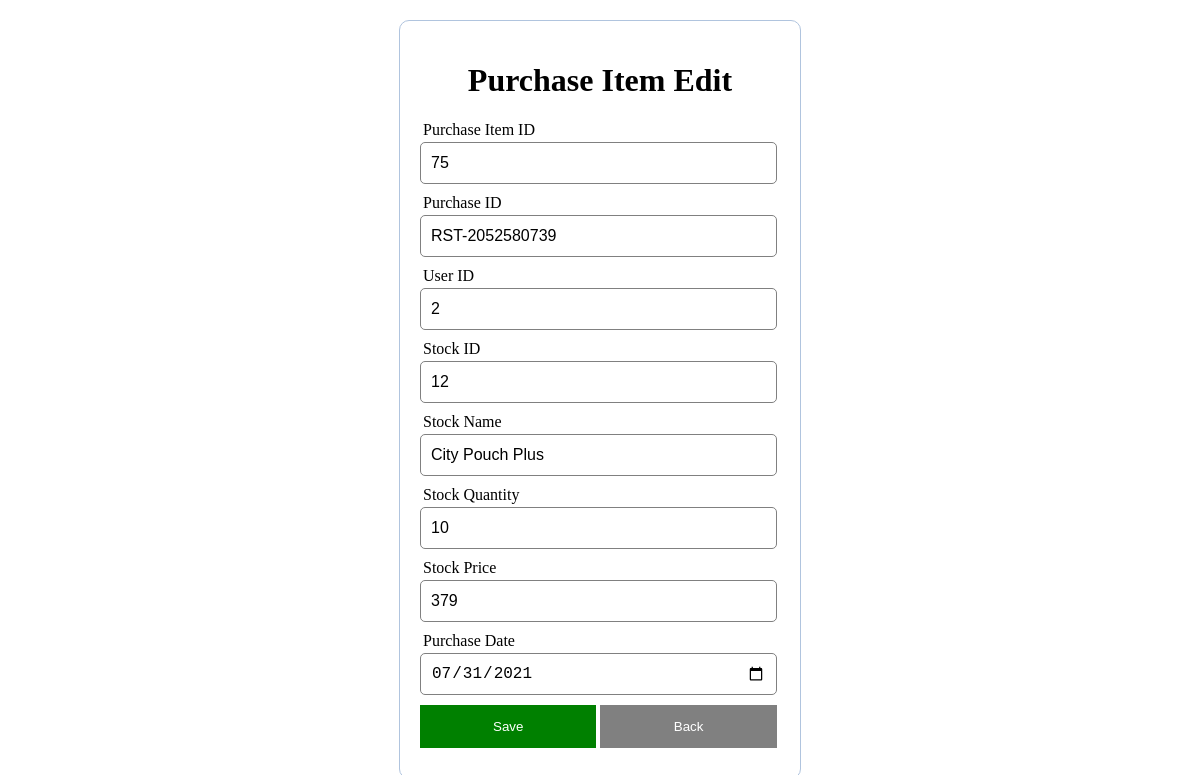
Page /adminEdit.php?purchase_item_id=75 on the committed database.
### tables this page shows
CREATE TABLE `purchase_item` (
  `purchase_item_id` int(11) NOT NULL,
  `purchase_id` varchar(100) NOT NULL,
  `id` int(11) NOT NULL,
  `stock_id` int(11) NOT NULL,
  `stock_img` varchar(200) NOT NULL,
  `stock_name` varchar(100) NOT NULL,
  `stock_quantity` int(11) NOT NULL,
  `stock_price` varchar(100) NOT NULL,
  `purchase_date` date NOT NULL
);

### adminEdit.php (the view, shortened to what this page needs)
<?php include('server.php');
  $purchase_item_id=$_GET['purchase_item_id'];
  $query=mysqli_query($db,"SELECT * FROM `purchase_item` WHERE purchase_item_id='$purchase_item_id'");
  $row=mysqli_fetch_array($query);
 ?>
<!DOCTYPE html>
<html>
<head>
	<link rel="stylesheet" type="text/css" href="asset/css/style.css?<?php echo date('l jS \of F Y h:i:s A'); ?>">
</head>
<body>
  <form class="form1" method="POST" enctype="multipart/form-data" action="editStock.php?purchase_item_id=<?php echo $purchase_item_id; ?>">
    <div class="imgcontainer">
      <h1>Purchase Item Edit</h1>
    </div>
      <div class="input-group">
      <label>Purchase Item ID</label>
      <input type="text" name="purchase_item_id" value="<?php echo $row['purchase_item_id']; ?> "readonly>
    </div>
      <div class="input-group">
      <label>Purchase ID</label>
      <input type="text" name="purchase_id" value="<?php echo $row['purchase_id']; ?>">
    <div class="input-group">
      <label>User ID</label>
      <input type="text" name="id" value="<?php echo $row['id']; ?>">
    </div>
    <div class="input-group">
      <label>Stock ID</label>
      <input type="text" name="stock_id" value="<?php echo $row['stock_id']; ?>">
    </div>
      <div class="input-group">
      <label>Stock Name</label>
      <input type="text" name="stock_name" value="<?php echo $row['stock_name']; ?>">
    </div>
    <div class="input-group">
      <label>Stock Quantity</label>
      <input type="text" name="stock_quantity" value="<?php echo $row['stock_quantity']; ?>">
    </div>
    <div class="input-group">
      <label>Stock Price</label>
      <input type="text" name="stock_price" value="<?php echo $row['stock_price']; ?>">
    </div>
      <div class="input-group">
      <label>Purchase Date</label>
      <input type="Date" name="purchase_date" value="<?php echo $row['purchase_date']; ?>">
    </div>
    <div class="input-group4">
      <button type="submit" name="updateStockItem" class="savebtn" style="background-color:green">Save</button>
       <button type="button" onclick="history.back();" style="background-color:grey" >Back</button>
    </div>
  </form>
</body>
</html>

### asset/css/style.css (style rules this page uses)
body { margin: 0px; border:0px; }
h2,h1 { text-align: center; }
button { background-color: #04AA6D; color: white; padding: 14px 20px; border: none; cursor: pointer; width: 49%; }
.input-group { margin: 10px 0px 10px 0px; }
.input-group label { display: block; text-align: left; margin: 3px; }
.input-group input { height: 30px; width: 93%; padding: 5px 10px; font-size: 16px; border-radius: 5px; border: 1px solid gray; }
.form1 { width: 30%; margin: 20px auto; padding: 20px; border: 1px solid #B0C4DE; border-radius: 10px 10px 10px 10px; }

### rows in the picture
purchase_item: purchase_item_id "75", purchase_id "RST-2052580739", id "2", stock_id "12", stock_name "City Pouch Plus", stock_quantity "10", stock_price "379", purchase_date "07/31/2021"
